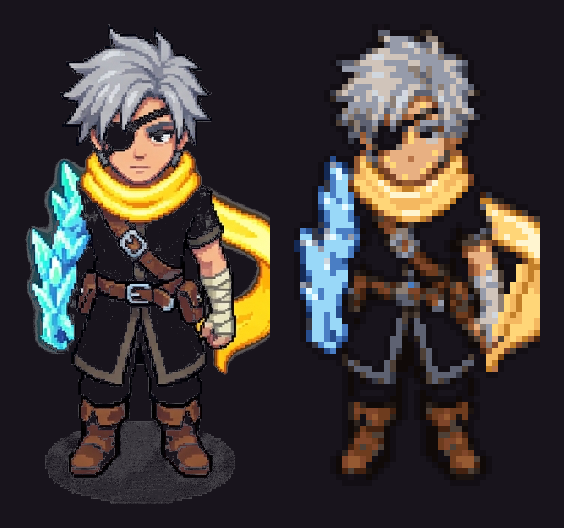
#> input picture qc_kaelen_blueprint_translation_test.png, 564 x 528 px
$ python -i triad_palette_quantizer.py   (imports and definitions only)
#> lines starting #> are read from the running program, lines starting #| are printed output that depends on the picture
#> further down, picture is the input picture: PIL image 564x528 RGBA; mean R, G, B, A 61.9, 55.5, 53.6, 253.1
import math
from PIL import Image

# ==============================================================================
# THE TRIAD OF LENTERA PUDAR — PALET MASTER BAKU (style-guide.md)
# ==============================================================================

PALETTE_CATEGORIES = {
    "OUTLINE": [
        (0, 0, 0),         # #000000 Solid Black
        (20, 16, 19),      # #141013 Selective Dark Outline
        (13, 9, 7)         # #0D0907 Deep Void
    ],
    "EMBER_OF_AINA": [
        (255, 224, 178),   # #FFE0B2 Highlight
        (244, 184, 96),    # #F4B860 Base Scarf
        (197, 139, 62),    # #C58B3E Midtone / Shadow
        (140, 78, 24)      # #8C4E18 Deep Rim
    ],
    "CURSE_OF_PUDAR": [
        (153, 185, 224),   # #99B9E0 Highlight Ice
        (74, 111, 165),    # #4A6FA5 Base Curse Blue
        (44, 72, 117),     # #2C4875 Shadow Curse
        (22, 40, 71)       # #162847 Abyss Deep
    ],
    "ANCIENT_RUINS_NEUTRAL": [
        (74, 60, 52),      # #4A3C34 Highlight Tunic
        (42, 33, 28),      # #2A211C Base Tunic Dark
        (26, 19, 16)       # #1A1310 Shadow Tunic
    ],
    "HAIR_MESSY_GRAY": [
        (224, 224, 224),   # #E0E0E0 Hair Highlight
        (158, 158, 158),   # #9E9E9E Hair Base Gray
        (97, 97, 97),      # #616161 Hair Shadow
        (60, 60, 65)       # Deep Hair Tone
    ],
    "SKIN_KAELEN": [
        (255, 224, 178),   # #FFE0B2 Skin Highlight
        (224, 169, 109),   # #E0A96D Skin Base
        (168, 111, 62)     # #A86F3E Skin Shadow
    ],
    "NORMAL_BANDAGES": [
        (215, 204, 200),   # #D7CCC8 Bandage Light
        (161, 136, 127),   # #A1887F Bandage Base
        (109, 76, 65)      # #6D4C41 Bandage Shadow
    ],
    "LEATHER_BELT_BOOTS": [
        (139, 69, 19),     # Saddle Brown
        (92, 46, 12),      # Dark Leather
        (58, 29, 8)        # Deep Boot Shadow
    ]
}

# Flatten full target palette
ALL_TRIAD_COLORS = []
# [2 lines not run here, left out]

def color_distance_sq(c1, c2):
    # Weighted Euclidean distance (human eye sensitivity: R: 0.30, G: 0.59, B: 0.11)
    dr = c1[0] - c2[0]
    dg = c1[1] - c2[1]
    db = c1[2] - c2[2]
    return 0.30 * (dr * dr) + 0.59 * (dg * dg) + 0.11 * (db * db)

def find_nearest_palette_color(rgb, allowed_palette=None):
    if allowed_palette is None:
        allowed_palette = ALL_TRIAD_COLORS
    best_color = allowed_palette[0]
    min_dist = float("inf")
    for pal_color in allowed_palette:
        d = color_distance_sq(rgb, pal_color)
        if d < min_dist:
            min_dist = d
            best_color = pal_color
    return best_color

def quantize_image_triad(img: Image.Image) -> Image.Image:
    """Quantize an RGBA PIL image to exact Triad palette colors, removing all color bleed and noise."""
    rgba = img.convert("RGBA")
    w, h = rgba.size
#> w = 564; h = 528
    result = Image.new("RGBA", (w, h), (0, 0, 0, 0))
#> result: PIL image 564x528 RGBA; every value is 0

    for x in range(w):
        for y in range(h):
            p = rgba.getpixel((x, y))
            alpha = p[3]
            if alpha < 128:
                result.putpixel((x, y), (0, 0, 0, 0))
                continue

            rgb = (p[0], p[1], p[2])

            # Detect rogue noise (e.g. pink / magenta artifact: high red & blue, low green)
            if p[0] > 160 and p[2] > 140 and p[1] < 100:
                # Rogue magenta noise -> remap to skin or hair shadow
                quantized_rgb = find_nearest_palette_color(rgb, PALETTE_CATEGORIES["SKIN_KAELEN"] + PALETTE_CATEGORIES["HAIR_MESSY_GRAY"])
            elif p[0] < 35 and p[1] < 35 and p[2] < 35:
                # Outer edge charcoal / black
                quantized_rgb = (0, 0, 0)
            else:
                quantized_rgb = find_nearest_palette_color(rgb)

            result.putpixel((x, y), (quantized_rgb[0], quantized_rgb[1], quantized_rgb[2], 255))
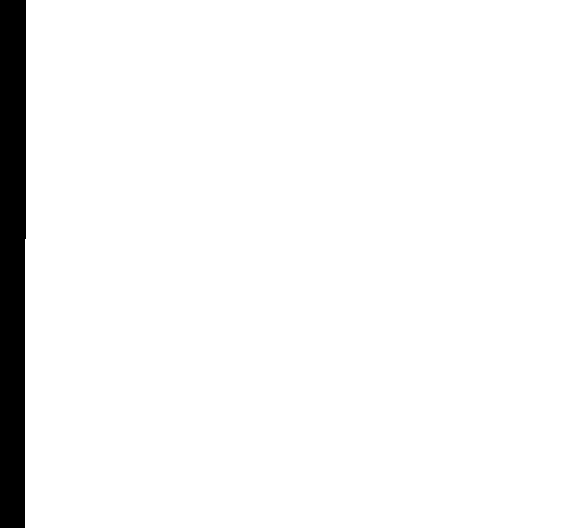
#> result: PIL image 564x528 RGBA; mean R, G, B, A 0, 0, 0, 11.5; transparent parts drawn white

    return result

# [3 lines not run here, left out]

>>> from PIL import Image
>>> picture = Image.open('../qc_kaelen_blueprint_translation_test.png')
#> (the run stopped early here; a loop or call above may not have finished)
